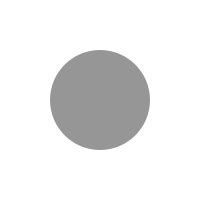
Frame 1 (no input)
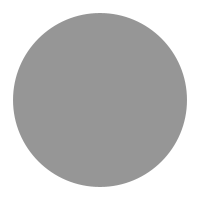
Frame 60 (the mouse pressed at the canvas centre just before this capture)
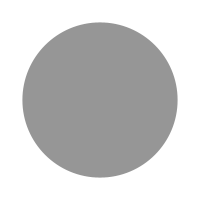
Frame 120 (the mouse held since frame 60 and released just before this capture)

The Processing sketch that drew these frames (run headless with seeded random() and noise(); from frame 60 on, the mouse is pressed at the canvas centre):

// Processing sketch: Test13_8
// ── Test13_8.pde
float theta=0;

void setup(){
  size(200,200);
}

void draw(){
  background(255);
  float r=map(sin(theta),-1,1,20,180);
  theta+=0.02;
  fill(150);
  noStroke();
  ellipse(100,100,r,r);
}
